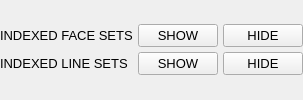
	<widget class="QWidget" name="panelSceneGraph">
	  <property name="sizePolicy">
	    <sizepolicy hsizetype="Expanding" vsizetype="Fixed">
	      <horstretch>1</horstretch>
	      <verstretch>0</verstretch>
	    </sizepolicy>
	  </property>

	  <layout class="QVBoxLayout" name="panelSceneGraphVBoxLayout">
	    <property name="leftMargin">
	      <number>0</number>
	    </property>
	    <property name="topMargin">
	      <number>0</number>
	    </property>
	    <property name="rightMargin">
	      <number>0</number>
	    </property>
	    <property name="bottomMargin">
	      <number>0</number>
	    </property>
	    <property name="spacing">
	      <number>0</number>
	    </property>

	    <item>
	      <layout class="QGridLayout" name="panelSceneGraphGridLayout">
		<property name="leftMargin">
		  <number>0</number>
		</property>
		<property name="topMargin">
		  <number>0</number>
		</property>
		<property name="rightMargin">
		  <number>0</number>
		</property>
		<property name="bottomMargin">
		  <number>0</number>
		</property>
		<property name="spacing">
		  <number>5</number>
		</property>

		<!-- row 12 -->

		<item row="0" column="1">
		  <widget class="QLabel" name="labelSceneIndexedFaceSets">
		    <property name="sizePolicy">
		      <sizepolicy hsizetype="Expanding" vsizetype="Fixed">
			<horstretch>2</horstretch>
			<verstretch>0</verstretch>
		      </sizepolicy>
		    </property>
		    <property name="margin">
		      <number>5</number>
		    </property>
		    <property name="alignment">
		      <set>Qt::AlignLeft|Qt::AlignVCenter</set>
		    </property>
		    <property name="text">
		      <string>INDEXED FACE SETS</string>
		    </property>
		    <property name="font">
		      <font>
			<pointsize>10</pointsize>
		      </font>
		    </property>
		  </widget>
		</item>

		<item row="0" column="2">
		  <widget class="QPushButton"
			  name="pushButtonSceneGraphIndexedFaceSetsShow">
		    <property name="sizePolicy">
		      <sizepolicy hsizetype="Expanding" vsizetype="Fixed">
			<horstretch>1</horstretch>
			<verstretch>0</verstretch>
		      </sizepolicy>
		    </property>
		    <property name="text">
		      <string>SHOW</string>
		    </property>
		    <property name="font">
		      <font>
			<pointsize>10</pointsize>
		      </font>
		    </property>
		  </widget>
		</item>

		<item row="0" column="3">
		  <widget class="QPushButton"
			  name="pushButtonSceneGraphIndexedFaceSetsHide">
		    <property name="sizePolicy">
		      <sizepolicy hsizetype="Expanding" vsizetype="Fixed">
			<horstretch>1</horstretch>
			<verstretch>0</verstretch>
		      </sizepolicy>
		    </property>
		    <property name="text">
		      <string>HIDE</string>
		    </property>
		    <property name="font">
		      <font>
			<pointsize>10</pointsize>
		      </font>
		    </property>
		  </widget>
		</item>

		<!-- row 13 -->

		<item row="1" column="1">
		  <widget class="QLabel" name="labelSceneIndexedLineSets">
		    <property name="sizePolicy">
		      <sizepolicy hsizetype="Expanding" vsizetype="Fixed">
			<horstretch>2</horstretch>
			<verstretch>0</verstretch>
		      </sizepolicy>
		    </property>
		    <property name="margin">
		      <number>5</number>
		    </property>
		    <property name="alignment">
		      <set>Qt::AlignLeft|Qt::AlignVCenter</set>
		    </property>
		    <property name="text">
		      <string>INDEXED LINE SETS</string>
		    </property>
		    <property name="font">
		      <font>
			<pointsize>10</pointsize>
		      </font>
		    </property>
		  </widget>
		</item>

		<item row="1" column="2">
		  <widget class="QPushButton"
			  name="pushButtonSceneGraphIndexedLineSetsShow">
		    <property name="sizePolicy">
		      <sizepolicy hsizetype="Expanding" vsizetype="Fixed">
			<horstretch>1</horstretch>
			<verstretch>0</verstretch>
		      </sizepolicy>
		    </property>
		    <property name="text">
		      <string>SHOW</string>
		    </property>
		    <property name="font">
		      <font>
			<pointsize>10</pointsize>
		      </font>
		    </property>
		  </widget>
		</item>

		<item row="1" column="3">
		  <widget class="QPushButton"
			  name="pushButtonSceneGraphIndexedLineSetsHide">
		    <property name="sizePolicy">
		      <sizepolicy hsizetype="Expanding" vsizetype="Fixed">
			<horstretch>1</horstretch>
			<verstretch>0</verstretch>
		      </sizepolicy>
		    </property>
		    <property name="text">
		      <string>HIDE</string>
		    </property>
		    <property name="font">
		      <font>
			<pointsize>10</pointsize>
		      </font>
		    </property>
		  </widget>
		</item>

	      </layout>
	    </item>
	  </layout>
	</widget>
